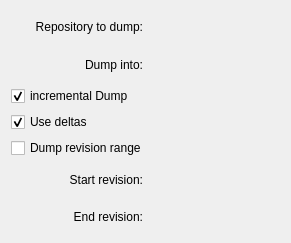
<ui version="4.0" >
 <class>DumpRepoDlg</class>
 <widget class="QWidget" name="DumpRepoDlg" >
  <property name="geometry" >
   <rect>
    <x>0</x>
    <y>0</y>
    <width>291</width>
    <height>243</height>
   </rect>
  </property>
  <property name="windowTitle" >
   <string>Dump repo</string>
  </property>
  <layout class="QVBoxLayout" >
   <item>
    <layout class="QGridLayout" >
     <item row="0" column="1" >
      <widget class="KUrlRequester" name="m_ReposPath" />
     </item>
     <item row="0" column="0" >
      <widget class="QLabel" name="m_RepoLabel" >
       <property name="text" >
        <string>Repository to dump:</string>
       </property>
       <property name="alignment" >
        <set>Qt::AlignRight|Qt::AlignTrailing|Qt::AlignVCenter</set>
       </property>
       <property name="wordWrap" >
        <bool>false</bool>
       </property>
      </widget>
     </item>
     <item row="1" column="0" >
      <widget class="QLabel" name="m_OutfileLabel" >
       <property name="text" >
        <string>Dump into:</string>
       </property>
       <property name="alignment" >
        <set>Qt::AlignRight|Qt::AlignTrailing|Qt::AlignVCenter</set>
       </property>
       <property name="wordWrap" >
        <bool>false</bool>
       </property>
      </widget>
     </item>
     <item row="1" column="1" >
      <widget class="KUrlRequester" name="m_OutputFile" />
     </item>
    </layout>
   </item>
   <item>
    <widget class="QCheckBox" name="m_incrementalDump" >
     <property name="text" >
      <string>incremental Dump</string>
     </property>
     <property name="shortcut" >
      <string/>
     </property>
     <property name="checked" >
      <bool>true</bool>
     </property>
    </widget>
   </item>
   <item>
    <widget class="QCheckBox" name="m_UseDeltas" >
     <property name="text" >
      <string>Use deltas</string>
     </property>
     <property name="shortcut" >
      <string/>
     </property>
     <property name="checked" >
      <bool>true</bool>
     </property>
    </widget>
   </item>
   <item>
    <widget class="QCheckBox" name="m_Rangeonly" >
     <property name="text" >
      <string>Dump revision range</string>
     </property>
     <property name="shortcut" >
      <string/>
     </property>
    </widget>
   </item>
   <item>
    <layout class="QGridLayout" >
     <item row="1" column="0" >
      <widget class="QLabel" name="textLabel2" >
       <property name="text" >
        <string>End revision:</string>
       </property>
       <property name="alignment" >
        <set>Qt::AlignRight|Qt::AlignTrailing|Qt::AlignVCenter</set>
       </property>
       <property name="wordWrap" >
        <bool>false</bool>
       </property>
      </widget>
     </item>
     <item row="0" column="0" >
      <widget class="QLabel" name="textLabel1" >
       <property name="text" >
        <string>Start revision:</string>
       </property>
       <property name="alignment" >
        <set>Qt::AlignRight|Qt::AlignTrailing|Qt::AlignVCenter</set>
       </property>
       <property name="wordWrap" >
        <bool>false</bool>
       </property>
      </widget>
     </item>
     <item row="1" column="1" >
      <widget class="KIntNumInput" name="m_EndNumber" >
       <property name="enabled" >
        <bool>false</bool>
       </property>
       <property name="toolTip" >
        <string>-1 for Head</string>
       </property>
       <property name="value" >
        <number>-1</number>
       </property>
       <property name="minValue" stdset="0" >
        <number>-1</number>
       </property>
      </widget>
     </item>
     <item row="0" column="1" >
      <widget class="KIntNumInput" name="m_StartNumber" >
       <property name="enabled" >
        <bool>false</bool>
       </property>
       <property name="toolTip" >
        <string>-1 for Start</string>
       </property>
       <property name="value" >
        <number>-1</number>
       </property>
       <property name="minValue" stdset="0" >
        <number>-1</number>
       </property>
      </widget>
     </item>
    </layout>
   </item>
  </layout>
 </widget>
 <layoutdefault spacing="6" margin="11" />
 <customwidgets>
  <customwidget>
   <class>KIntNumInput</class>
   <extends>QWidget</extends>
   <header>knuminput.h</header>
  </customwidget>
  <customwidget>
   <class>KUrlRequester</class>
   <extends>QFrame</extends>
   <header>kurlrequester.h</header>
  </customwidget>
 </customwidgets>
 <includes>
  <include location="local" >kurlrequester.h</include>
  <include location="local" >klineedit.h</include>
  <include location="local" >kpushbutton.h</include>
  <include location="local" >kurlrequester.h</include>
  <include location="local" >klineedit.h</include>
  <include location="local" >kpushbutton.h</include>
  <include location="local" >knuminput.h</include>
  <include location="local" >knuminput.h</include>
  <include location="local" >knuminput.h</include>
  <include location="local" >knuminput.h</include>
 </includes>
 <resources/>
 <connections>
  <connection>
   <sender>m_Rangeonly</sender>
   <signal>toggled(bool)</signal>
   <receiver>DumpRepoDlg</receiver>
   <slot>slotDumpRange(bool)</slot>
   <hints>
    <hint type="sourcelabel" >
     <x>20</x>
     <y>20</y>
    </hint>
    <hint type="destinationlabel" >
     <x>20</x>
     <y>20</y>
    </hint>
   </hints>
  </connection>
 </connections>
</ui>
